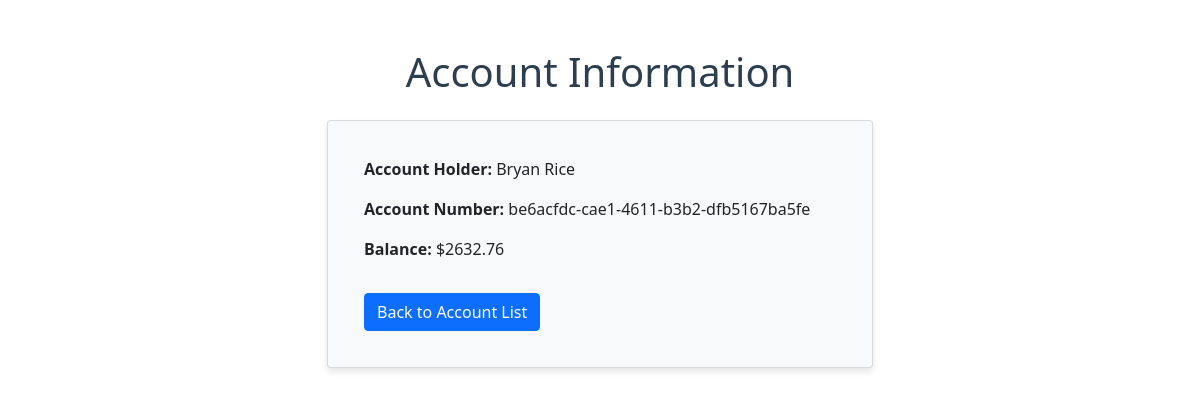
The page /accounts/be6acfdc-cae1-4611-b3b2-dfb5167ba5fe/ on the database its author committed.
### accounts/models.py (models this page shows, shortened)
class Account(models.Model):
    account_number = models.CharField(max_length=20, unique=True)
    account_holder_name = models.CharField(max_length=100)
    balance = models.DecimalField(max_digits=12, decimal_places=2)

### accounts/views.py (the view)
# urls.py: path('accounts/<str:account_number>/', account_detail, name='account-detail'),
def account_detail(request, account_number):
    account = get_object_or_404(Account, account_number=account_number)
    return render(request, 'accounts/account_detail.html', {'account': account})

### accounts/templates/accounts/account_detail.html (shortened to what this page needs)
{% extends "accounts/base.html" %}
{% block content %}
<div class="container mt-5">
    <h1 class="text-center mb-4">Account Information</h1>
    <div class="card mx-auto" style="width: 50%; background-color: #f8f9fa; box-shadow: 0px 4px 6px rgba(0, 0, 0, 0.1);">
        <div class="card-body">
            <p><strong>Account Holder:</strong> {{ account.account_holder_name }}</p>
            <p><strong>Account Number:</strong> {{ account.account_number }}</p>
            <p><strong>Balance:</strong> ${{ account.balance }}</p>
            <a href="{% url 'account-list' %}" class="btn btn-primary mt-3">Back to Account List</a>
        </div>
    </div>
</div>
{% endblock %}

### accounts/static/accounts/style.css (style rules this page uses)
body { font-family: Arial, sans-serif; background-color: #f4f4f9; color: #333; margin-top: 50px; }
h1 { text-align: center; font-size: 2em; color: #2c3e50; }
a { display: inline-block; padding: 8px 16px; background-color: #5bc0de; color: #fff; text-decoration: none; border-radius: 5px; text-align: center; transition: background-color 0.3s; }
.card { border-radius: 10px; padding: 20px; box-shadow: 0 4px 10px rgba(0, 0, 0, 0.2); }
.btn-primary { background-color: #5bc0de; border-color: #5bc0de; transition: background-color 0.3s ease; border-radius: 5px; padding: 10px 20px; }

### rows shown on the page
Account: account_holder_name "Bryan Rice", account_number "be6acfdc-cae1-4611-b3b2-dfb5167ba5fe", balance "2632.76"
